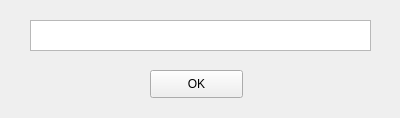
<?xml version="1.0" encoding="UTF-8"?>
<ui version="4.0">
 <class>Form</class>
 <widget class="QWidget" name="Form">
  <property name="geometry">
   <rect>
    <x>0</x>
    <y>0</y>
    <width>400</width>
    <height>118</height>
   </rect>
  </property>
  <property name="windowTitle">
   <string>Form</string>
  </property>
  <widget class="QPushButton" name="pushButton">
   <property name="geometry">
    <rect>
     <x>150</x>
     <y>70</y>
     <width>93</width>
     <height>28</height>
    </rect>
   </property>
   <property name="text">
    <string>OK</string>
   </property>
  </widget>
  <widget class="QPlainTextEdit" name="plainTextEdit">
   <property name="geometry">
    <rect>
     <x>30</x>
     <y>20</y>
     <width>341</width>
     <height>31</height>
    </rect>
   </property>
  </widget>
 </widget>
 <resources/>
 <connections/>
</ui>
